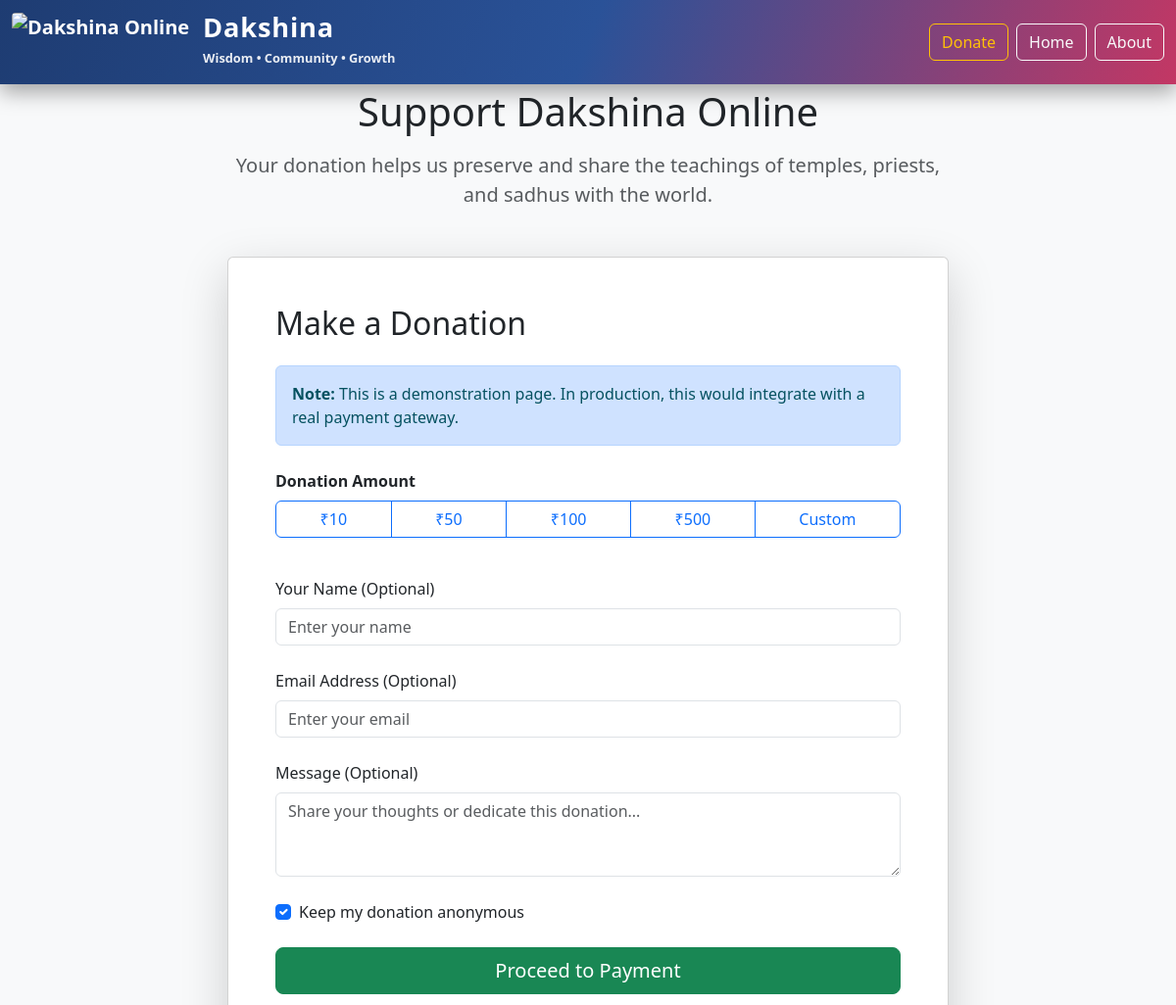
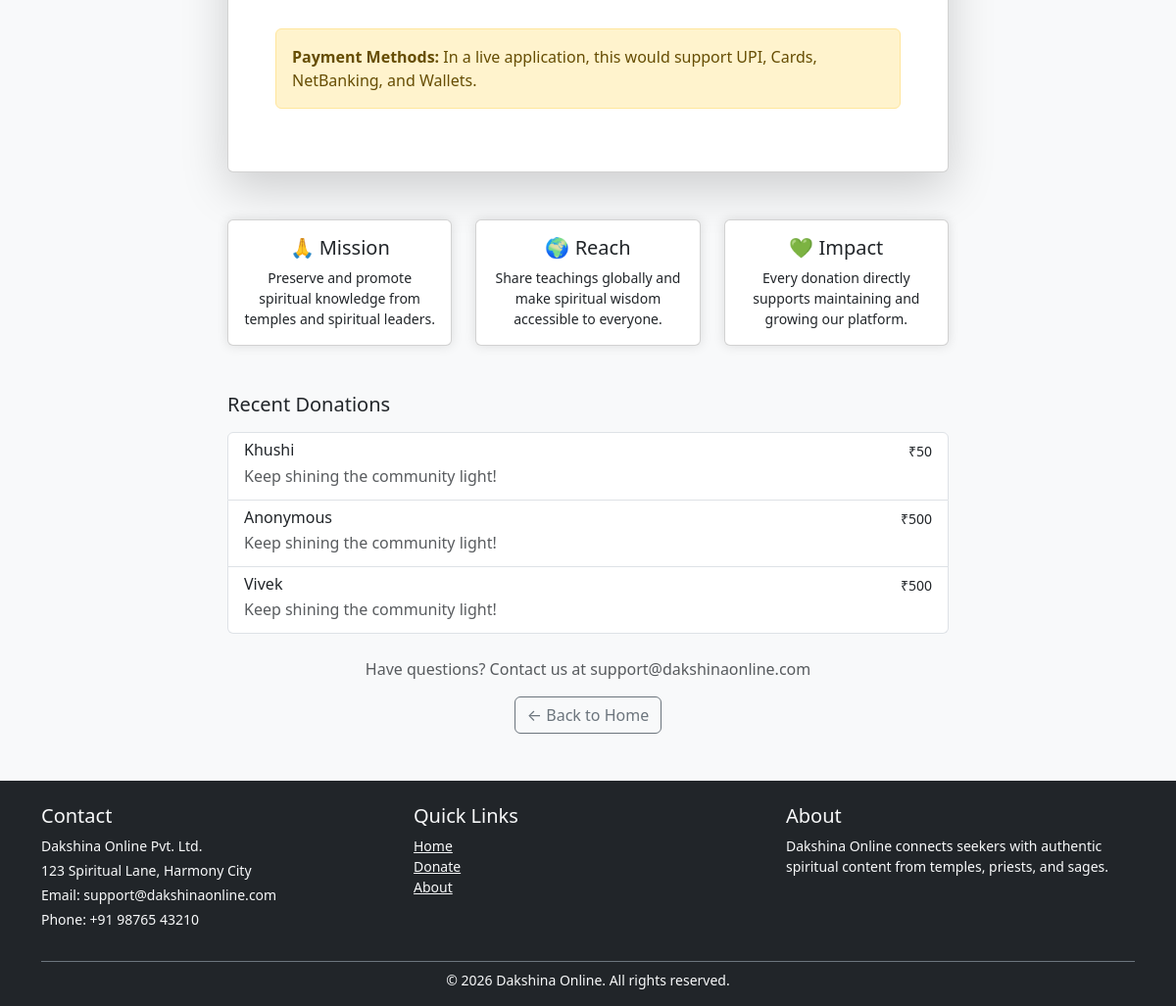
Screenshot of /donate with the database file from the repository (2 pictures, top to bottom).
### models.py (models this page shows)
class Donation(Base):
    __tablename__ = "donations"
    id = Column(Integer, primary_key=True, index=True)
    name = Column(String, nullable=False)
    email = Column(String, nullable=False)
    amount = Column(Integer, nullable=False)
    message = Column(String, nullable=True)
    created_at = Column(DateTime, default=datetime.utcnow)

### main.py (the view)
@app.get("/donate")
def donation_page(request: Request, db: Session = Depends(get_db)):
    donation = crud.get_recent_donations(db)
    return templates.TemplateResponse("donation.html", {"request": request, "recent_donations": donation})

### templates/donation.html (shortened to what this page needs)
{% extends "base.html" %}
{% block content %}
<div class="row justify-content-center">
    <div class="col-md-8">
        <div class="text-center mb-5">
            <h1 class="mb-3">Support Dakshina Online</h1>
            <p class="lead text-muted">Your donation helps us preserve and share the teachings of temples, priests, and sadhus with the world.</p>
        </div>
        <div class="card shadow-lg">
            <div class="card-body p-5">
                <h2 class="card-title mb-4">Make a Donation</h2>
                <div class="alert alert-info mb-4">
                     <strong>Note:</strong> This is a demonstration page. In production, this would integrate with a real payment gateway.
                </div>
                <form id="donationForm" method="post" action="/donate">
                    <div class="mb-4">
                        <label class="form-label fw-bold">Donation Amount</label>
                        <div class="btn-group w-100 mb-3" role="group">
                            <label class="btn btn-outline-primary" for="amount_10">₹10</label>
                            <label class="btn btn-outline-primary" for="amount_50">₹50</label>
                            <label class="btn btn-outline-primary" for="amount_100">₹100</label>
                            <label class="btn btn-outline-primary" for="amount_500">₹500</label>
                            <label class="btn btn-outline-primary" for="amount_custom">Custom</label>
                        </div>
                    </div>
                    <div class="mb-4">
                        <label for="donorName" class="form-label">Your Name (Optional)</label>
                        <input type="text" class="form-control" id="donorName" name="donorName" placeholder="Enter your name" />
                    </div>
                    <div class="mb-4">
                        <label for="donorEmail" class="form-label">Email Address (Optional)</label>
                        <input type="email" class="form-control" id="donorEmail" name="donorEmail" placeholder="Enter your email" />
                    </div>
                    <div class="mb-4">
                        <label for="message" class="form-label">Message (Optional)</label>
                        <textarea class="form-control" id="message" name="message" rows="3" placeholder="Share your thoughts or dedicate this donation..."></textarea>
                    </div>
                    <div class="form-check mb-4">
                        <input class="form-check-input" type="checkbox" id="anonymous" name="anonymous" checked>
                        <label class="form-check-label" for="anonymous">
                            Keep my donation anonymous
                        </label>
                    </div>
                    <button type="submit" class="btn btn-success btn-lg w-100 mb-3">
                         Proceed to Payment
                    </button>
                </form>
                <div class="alert alert-warning mt-4">
                    <strong>Payment Methods:</strong> In a live application, this would support UPI, Cards, NetBanking, and Wallets.
                </div>
            </div>
        </div>
        <div class="row mt-5">
            <div class="col-md-4">
                <div class="card text-center">
                    <div class="card-body">
                        <h5 class="card-title">🙏 Mission</h5>
                        <p class="card-text small">Preserve and promote spiritual knowledge from temples and spiritual leaders.</p>
                    </div>
                </div>
            </div>
            <div class="col-md-4">
                <div class="card text-center">
                    <div class="card-body">
                        <h5 class="card-title">🌍 Reach</h5>
                        <p class="card-text small">Share teachings globally and make spiritual wisdom accessible to everyone.</p>
                    </div>
                </div>
            </div>
            <div class="col-md-4">
                <div class="card text-center">
                    <div class="card-body">
                        <h5 class="card-title">💚 Impact</h5>
                        <p class="card-text small">Every donation directly supports maintaining and growing our platform.</p>
                    </div>
                </div>
            </div>
        </div>
        <div class="mt-5">
            <h3 class="h5 mb-3">Recent Donations</h3>
            {% if recent_donations %}
                <div class="list-group">
                    {% for donation in recent_donations[:8] %}
                    <div class="list-group-item list-group-item-action">
                        <div class="d-flex w-100 justify-content-between">
                            <h6 class="mb-1">{{ donation.name }}</h6>
                            <small>₹{{ donation.amount }}</small>
                        </div>
                        <p class="mb-1 text-muted">{{ donation.message or 'Keep shining the community light!' }}</p>
                    </div>
                    {% endfor %}
                </div>
            {% else %}
                <p class="text-muted">No donations recorded yet. Be the first contributor!</p>
            {% endif %}
        </div>
        <div class="mt-4 text-center">
            <p class="text-muted">Have questions? Contact us at support@dakshinaonline.com</p>
            <a href="/" class="btn btn-outline-secondary">← Back to Home</a>
        </div>
    </div>
</div>
{% endblock %}

### static/css/style.css (style rules this page uses)
body { background: #f8f9fa; padding-top: 90px; }
.card { box-shadow: 0 0 12px rgba(0,0,0,.12); }
.alert-info { background-color: #cfe2ff; border-color: #b6d4fe; }

### rows the page displays
Donation: name "Khushi", amount "50", message "Keep shining the community light!"
Donation: name "Anonymous", amount "500", message "Keep shining the community light!"
Donation: name "Vivek", amount "500", message "Keep shining the community light!"
